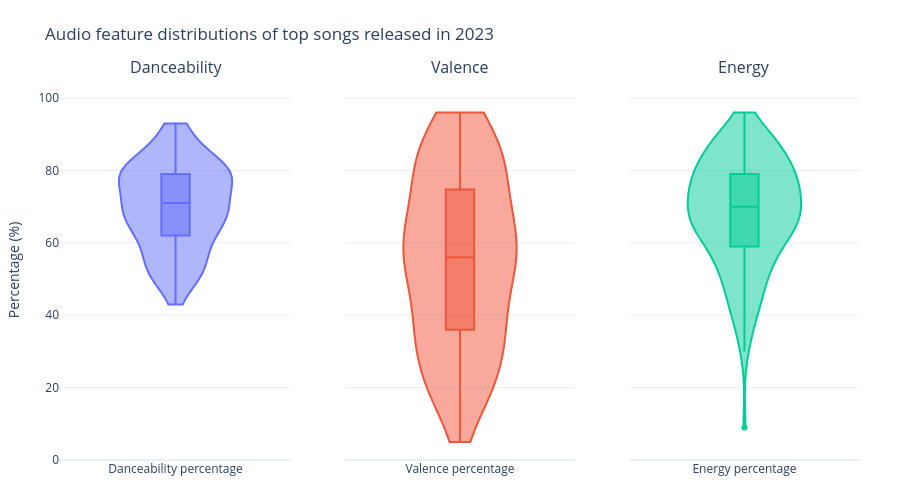

The notebook cell saved with this chart:
### Code cell
dve_vplot(df, 2023)

### Figure 1 — Plotly figure (JSON) as saved in the notebook; plotly's stock layout.template omitted (floating-point values rounded to 4 significant figures; data arrays with more than 128 entries replaced by an {"elided": "..."} marker saying what was removed)
{"data": [{"box": {"visible": true}, "name": "Danceability percentage", "showlegend": false, "spanmode": "hard", "type": "violin", "xaxis": "x", "y": {"elided": "175 int values"}, "yaxis": "y"}, {"box": {"visible": true}, "name": "Valence percentage", "showlegend": false, "spanmode": "hard", "type": "violin", "xaxis": "x2", "y": {"elided": "175 int values"}, "yaxis": "y2"}, {"box": {"visible": true}, "name": "Energy percentage", "showlegend": false, "spanmode": "hard", "type": "violin", "xaxis": "x3", "y": {"elided": "175 int values"}, "yaxis": "y3"}], "layout": {"annotations": [{"font": {"size": 16}, "showarrow": false, "text": "Danceability", "x": 0.1444, "xanchor": "center", "xref": "paper", "y": 1, "yanchor": "bottom", "yref": "paper"}, {"font": {"size": 16}, "showarrow": false, "text": "Valence", "x": 0.5, "xanchor": "center", "xref": "paper", "y": 1, "yanchor": "bottom", "yref": "paper"}, {"font": {"size": 16}, "showarrow": false, "text": "Energy", "x": 0.8556, "xanchor": "center", "xref": "paper", "y": 1, "yanchor": "bottom", "yref": "paper"}], "height": 500, "margin": {"b": 40, "l": 60, "r": 40, "t": 80}, "title": {"text": "Audio feature distributions of top songs released in 2023"}, "xaxis": {"anchor": "y", "domain": [0, 0.2889]}, "xaxis2": {"anchor": "y2", "domain": [0.3556, 0.6444]}, "xaxis3": {"anchor": "y3", "domain": [0.7111, 1]}, "yaxis": {"anchor": "x", "domain": [0, 1], "range": [0, 105], "title": {"text": "Percentage (%)"}}, "yaxis2": {"anchor": "x2", "domain": [0, 1], "matches": "y", "showticklabels": false}, "yaxis3": {"anchor": "x3", "domain": [0, 1], "matches": "y", "showticklabels": false}}}
